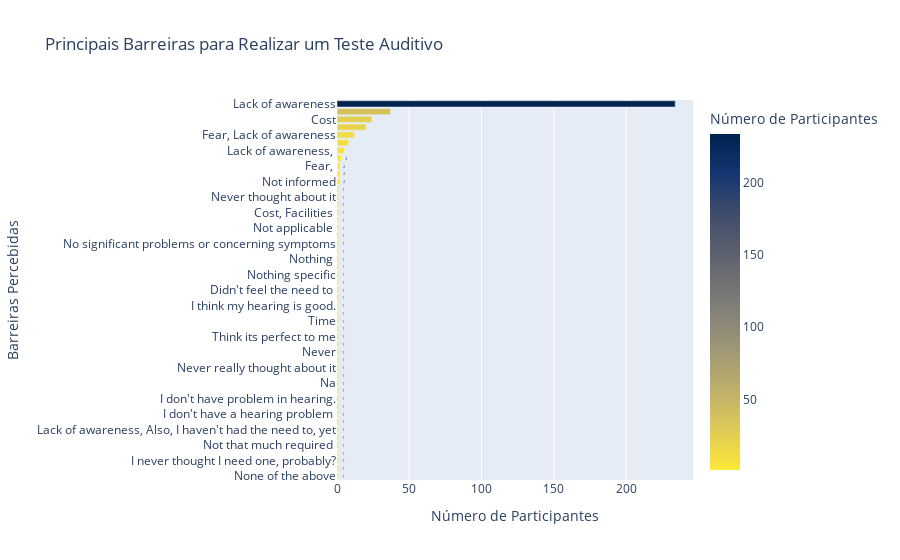

Here is the notebook cell this chart was saved with:
### Code cell
barrier_counts = df['Hearing_Test_Barrier'].value_counts().reset_index()
barrier_counts.columns = ['Barreira', 'Número de Participantes']

# Criar o gráfico de barras horizontais
fig = px.bar(
    barrier_counts,
    x='Número de Participantes',
    y='Barreira',
    orientation='h',
    title='Principais Barreiras para Realizar um Teste Auditivo',
    text_auto=True,
    labels={'Barreira': 'Barreiras Percebidas', 'Número de Participantes': 'Número de Participantes'},
    color='Número de Participantes', # Colore as barras por um gradiente de acordo com o valor
    color_continuous_scale=px.colors.sequential.Cividis_r # Define uma escala de cores contínua
)

# Ordenar as barras do maior para o menor
fig.update_yaxes(categoryorder='total ascending')

### Figure 1 — Plotly figure (JSON) as saved in the notebook; plotly's stock layout.template omitted (floating-point values rounded to 4 significant figures)
{"data": [{"alignmentgroup": "True", "hovertemplate": "Número de Participantes=%{marker.color}<br>Barreiras Percebidas=%{y}<extra></extra>", "legendgroup": "", "marker": {"color": [234, 37, 24, 20, 12, 8, 5, 3, 2, 2, 2, 1, 1, 1, 1, 1, 1, 1, 1, 1, 1, 1, 1, 1, 1, 1, 1, 1, 1, 1, 1, 1, 1, 1, 1, 1, 1, 1, 1, 1, 1, 1, 1, 1, 1, 1, 1, 1, 1], "coloraxis": "coloraxis", "pattern": {"shape": ""}}, "name": "", "offsetgroup": "", "orientation": "h", "showlegend": false, "textposition": "auto", "texttemplate": "%{x}", "type": "bar", "x": [234, 37, 24, 20, 12, 8, 5, 3, 2, 2, 2, 1, 1, 1, 1, 1, 1, 1, 1, 1, 1, 1, 1, 1, 1, 1, 1, 1, 1, 1, 1, 1, 1, 1, 1, 1, 1, 1, 1, 1, 1, 1, 1, 1, 1, 1, 1, 1, 1], "xaxis": "x", "y": ["Lack of awareness", "Fear", "Cost", "Shame", "Fear, Lack of awareness", "Cost, Lack of awareness", "Lack of awareness, ", "Fear, Shame", "Not informed", "Not required", "Fear, ", "None of the above", "I never had any issues ", "I never thought I need one, probably?", "Never had a situation to get tested.", "Not that much required ", "Never felt the need", "Lack of awareness, Also, I haven't had the need to, yet", "My hearing is good ðŸ¤·â€â™‚ï¸", "I don't have a hearing problem ", "Not finding any difficulties now", "I don't have problem in hearing.", "I have good hearing ", "Na", "No hearing issues", "Never really thought about it", "i didnt feel like there is any change", "Never", "I didn't get any issues ", "Think its perfect to me", "Not needed till now", "Time", "Fear, Cost", "I think my hearing is good.", "No necessity ", "Didn't feel the need to ", "no hearing issues", "Nothing specific", "Nothing has really stopped since there isn't any hearing issues ", "Nothing ", "Just testing", "No significant problems or concerning symptoms", "I am doing hearing test periodically ", "Not applicable ", "Never had the necessity to ", "Cost, Facilities ", "Not necessary", "Never thought about it", "I frequently testing by every six months"], "yaxis": "y"}], "layout": {"barmode": "relative", "coloraxis": {"colorbar": {"title": {"text": "Número de Participantes"}}, "colorscale": [[0, "#fee838"], [0.1111, "#e1cc55"], [0.2222, "#c3b369"], [0.3333, "#a59c74"], [0.4444, "#8a8678"], [0.5556, "#707173"], [0.6667, "#575d6d"], [0.7778, "#3b496c"], [0.8889, "#123570"], [1, "#00224e"]]}, "legend": {"tracegroupgap": 0}, "title": {"text": "Principais Barreiras para Realizar um Teste Auditivo"}, "xaxis": {"anchor": "y", "domain": [0, 1], "title": {"text": "Número de Participantes"}}, "yaxis": {"anchor": "x", "categoryorder": "total ascending", "domain": [0, 1], "title": {"text": "Barreiras Percebidas"}}}}
